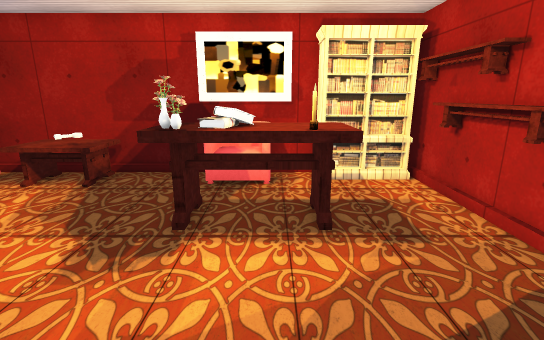
[1] (above)

17 first-person views from a walk through a 3-D level made in the Unity game engine. The camera is 1.5 m above the floor, tilts 14° down and sees 85° across. The floor is counted in squares, 0.5 m on a side. Each view is taken from the middle of a square. On the plan, view 1 faces up. The plan holds only what a view shows up to about 20 squares ahead; the rest is blank. The place goes on beyond the plan. The player is left out. Door leaves are left out, so doorways stand open. Some surface patterns are stand-ins.

[2]
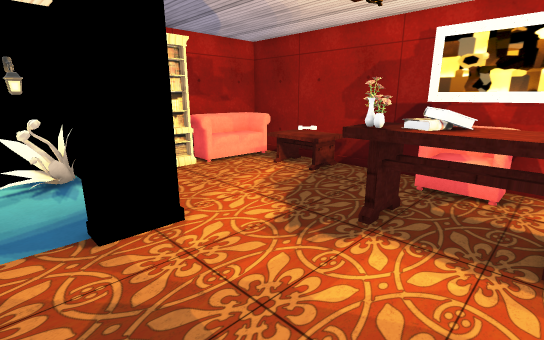

[3]
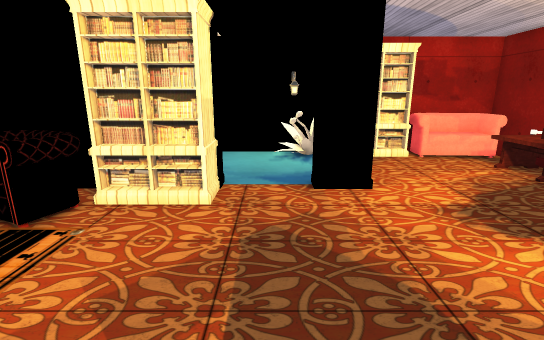

[4]
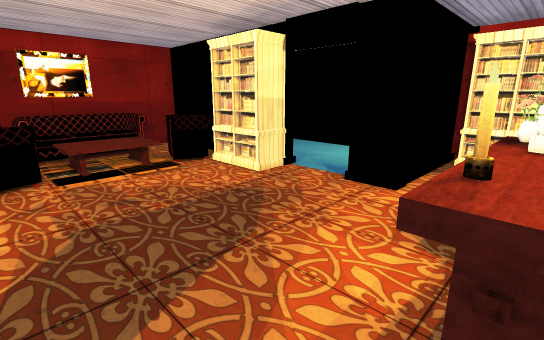

[5]
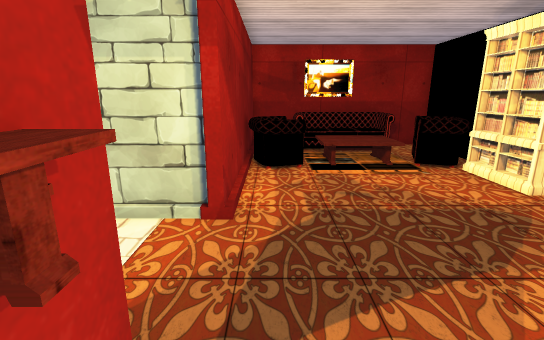

[6]
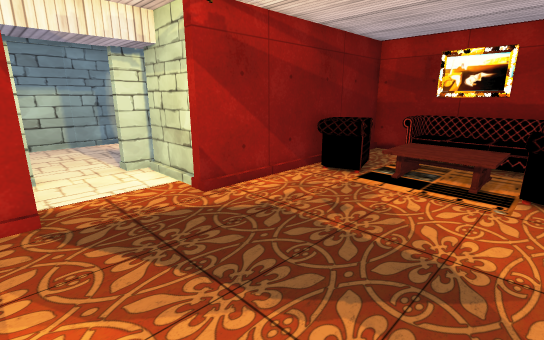

[7]
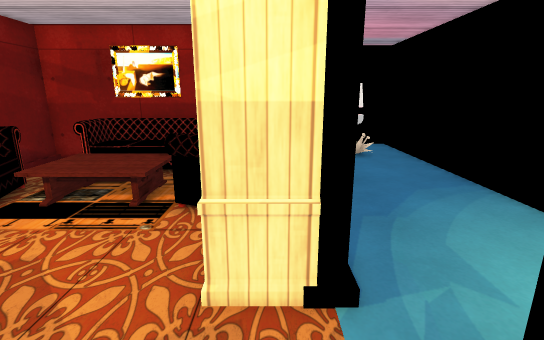

[8]
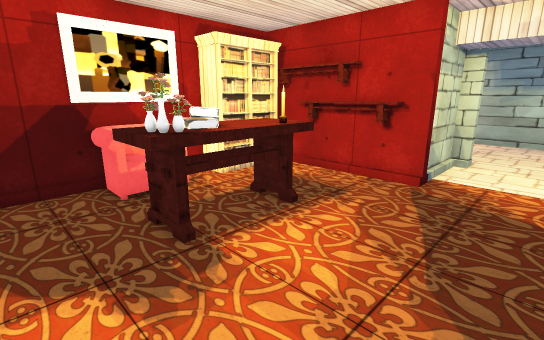

[9]
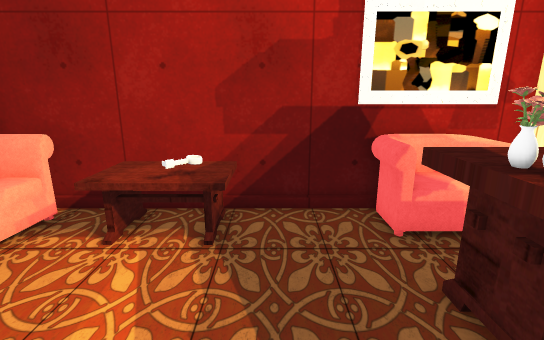

[10]
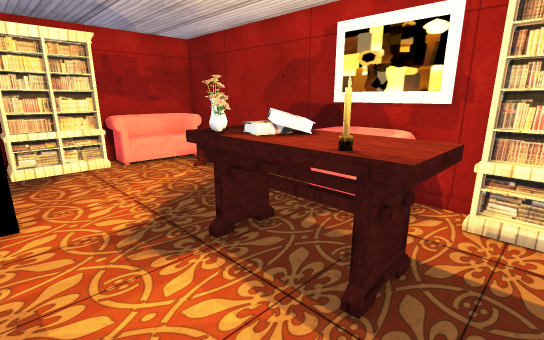

[11]
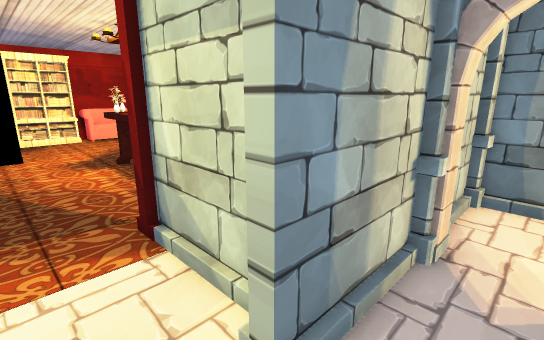

[12]
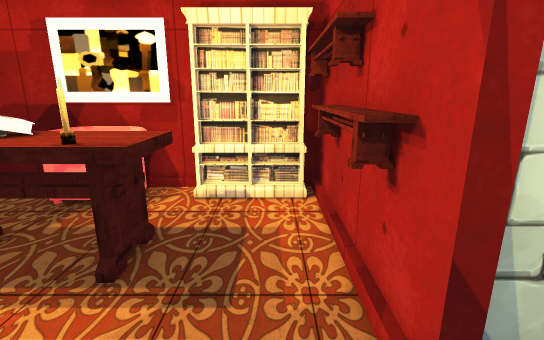

[13]
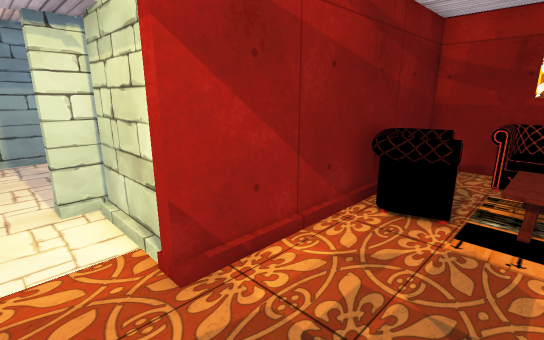

[14]
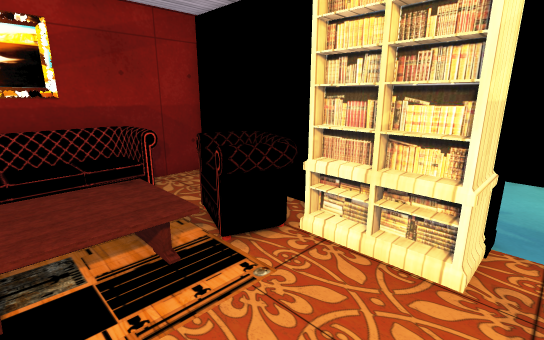

[15]
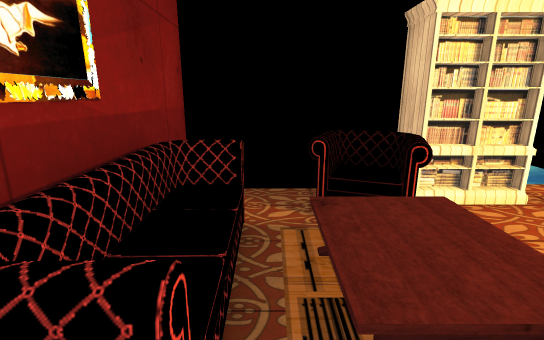

[16]
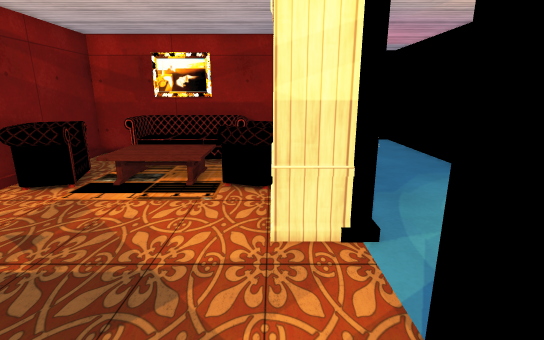

[17]
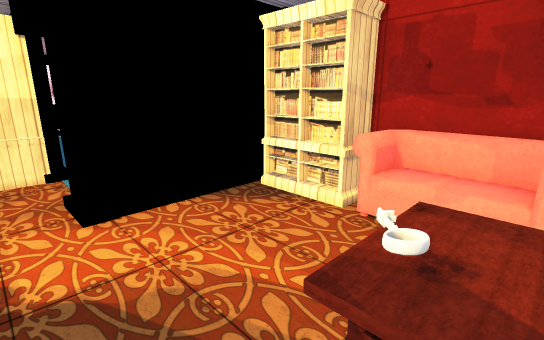

### Floor plan
Key: @ floor where view 1 was taken; # wall or solid block; . floor; D open door; v drop or lower ground; B bookshelf; A armchair; K books; S vase; C candle; F sofa; P pillar; O other object.
Columns run from 12 left of view 1 to 12 right of it. Each row starts with its distance up from view 1.
 13                       P
 12 ##############B  ##  PP##
 11 FFFOOOO..A  v.BBBB#   #..
 10 FF.OOOO..AOOA.....#   #..
  9 FF...............O#    ..
  8 FF.......OOKOOO..O#  PPP.
  7 BB.......SKKOOO..O#   #..
  6  B........SOOCO..O#   #..
  5  B...............O#####.
  4 BB....................#..
  3 #     #...............D..
  2 #O ...#...............D..
  1 #O....D...............D..
  0  .....D.....@....######
 -1  .....D..........#
 -2  .....#BB........#
 -3  .....  B........#
 -4  .....  B........#
 -5  .....#BBA.....AA#
 -6  .....# AAAOOO.AO#
 -7  .... # AA.OOO.. #
 -8  ....    A.OOO.AA#
 -9  ....  ..........#
-10  ...   ..FFOOOO..#
-11  ...   ..F  ## ..#
-12  ...  ######  ####
-13  .OO
-14  .OO
-15    O

Where each view was taken, in squares from view 1:
view 1: 0 up, 0 right, facing up
view 2: 0 up, 1 right, facing up-left
view 3: 0 up, 4 right, facing left
view 4: 7 up, 4 right, facing down-left
view 5: 7 up, 4 right, facing down
view 6: 5 up, 3 left, facing down-right
view 7: 2 up, 5 left, facing down
view 8: 1 up, 5 left, facing up-right
view 9: 4 up, 5 left, facing up
view 10: 3 up, 3 right, facing up-left
view 11: 2 up, 12 right, facing up-left
view 12: 2 up, 4 right, facing up
view 13: 2 up, 1 right, facing down-right
view 14: 1 down, 1 right, facing down-left
view 15: 9 down, 4 right, facing left
view 16: 4 up, 4 left, facing down
view 17: 11 up, 4 left, facing down-left
